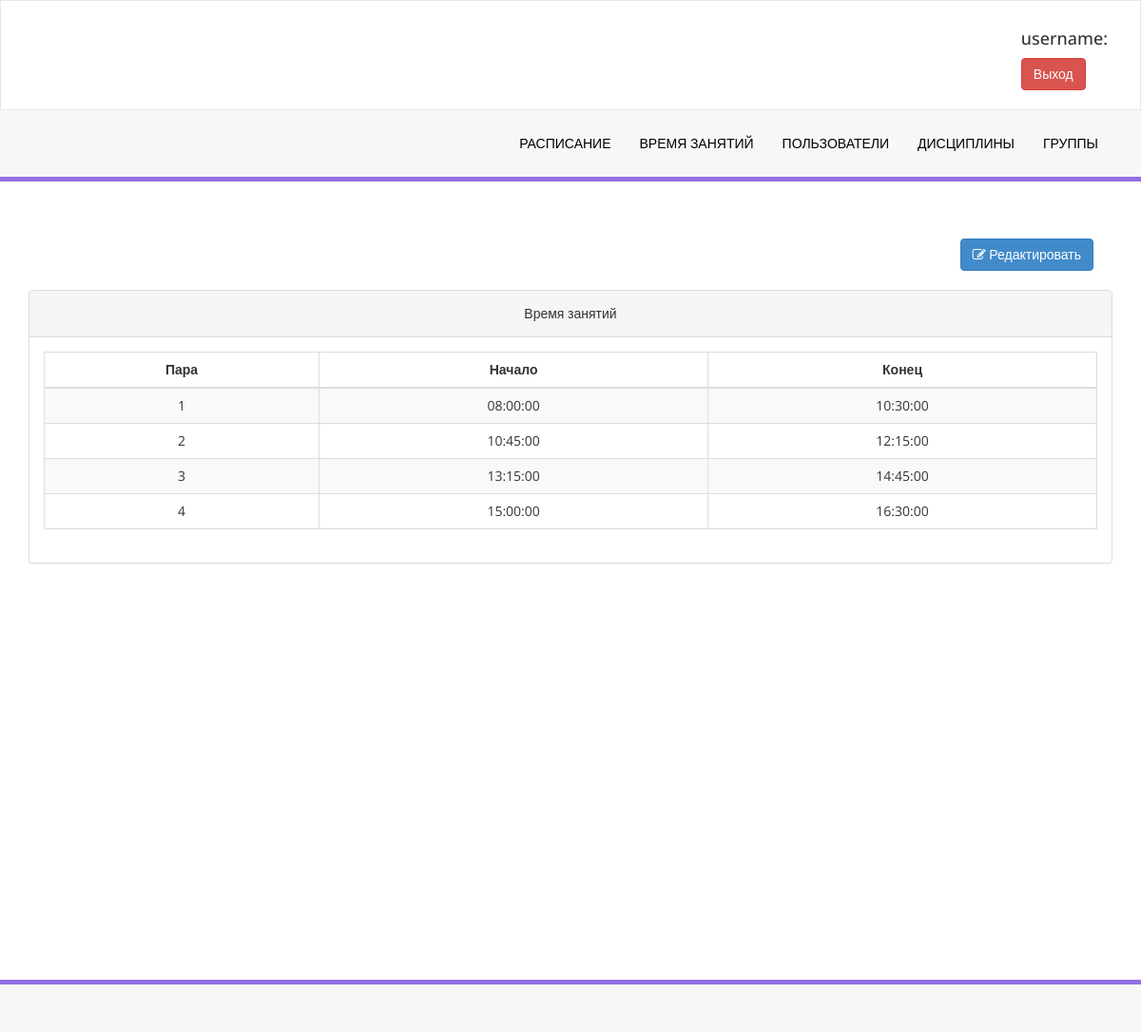
/time/list/, run on an earlier commit of the app's database.
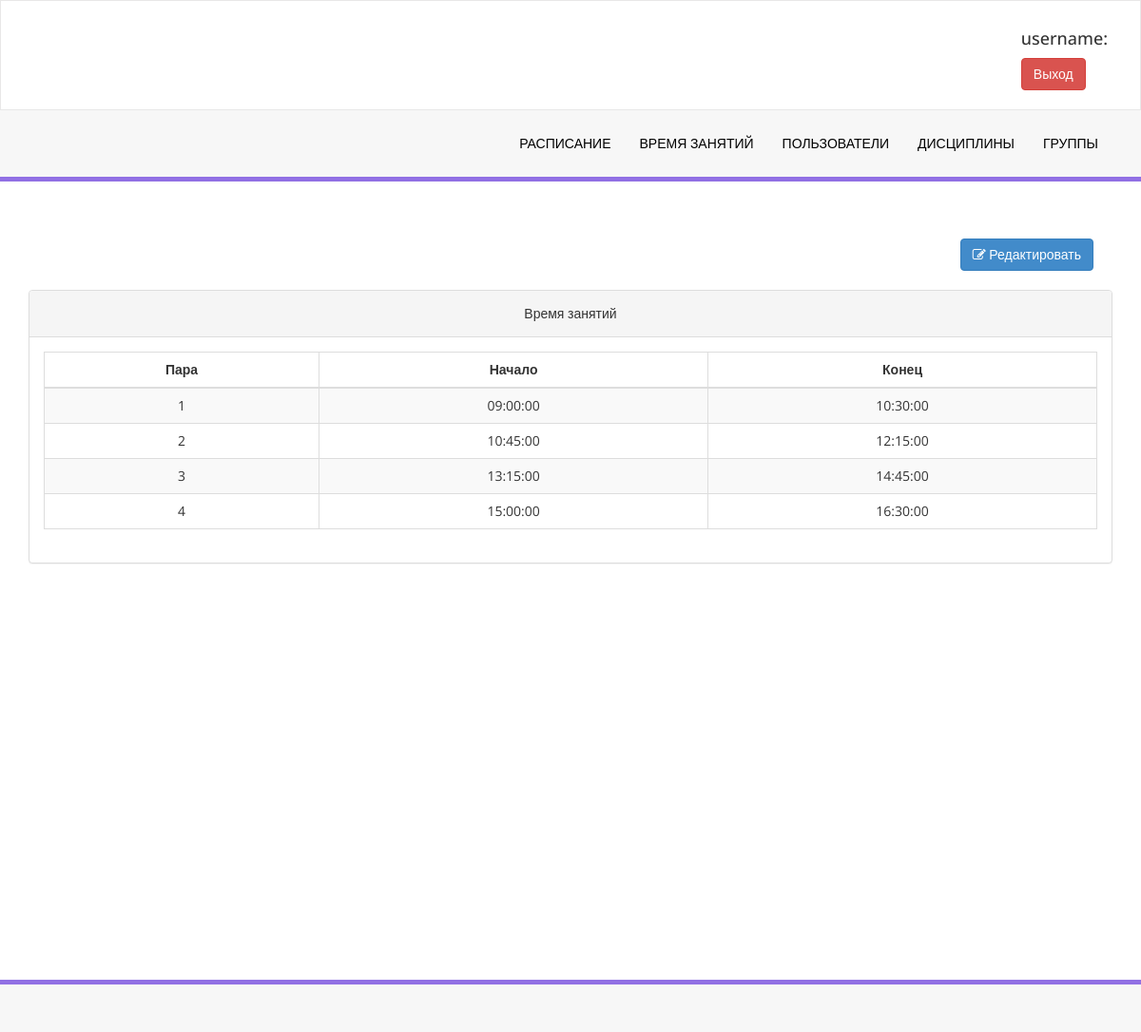
And on a later commit of the database.
### meeting/models.py (models this page shows, shortened)
class LessonTime(models.Model):
    number = models.IntegerField(validators=[MaxValueValidator(10), MinValueValidator(1)], unique=True)
    start = models.TimeField()
    end = models.TimeField()

### meeting/views.py (the view)
# urls.py: path('time/list/', views.LessonsTimeView.as_view(), name='time'),
class LessonsTimeView(generic.ListView):
    template_name = 'lessons_time.html'
    model = LessonTime
    ordering = "number"

### templates/lessons_time.html (shortened to what this page needs)
{% extends 'base.html' %}
{% block content %}
    <div class="row">
    <div class="col-md-12">
        <div class="right-div">
        <a class="btn btn-primary" href="{% url 'meeting:time_update' %}"> <i class="fa fa-edit "></i> Редактировать</a>
            </div>
    </div>
    <div class="col-md-12">
                    <div class="panel panel-default">
                        <div class="panel-heading text-center">
                            Время занятий
                        </div>
                        <div class="panel-body">
                            <div class="table-responsive">
                                <table class="table table-striped table-bordered table-hover">
                                    <thead>
                                        <tr>
                                            <th>Пара</th>
                                            <th>Начало</th>
                                            <th>Конец</th>
                                        </tr>
                                    </thead>
                                    <tbody>
                                    {% for time in lessontime_list %}
                                        <tr>
                                            <td>{{ time.number }}</td>
                                            <td>{{ time.start.isoformat }}</td>
                                            <td>{{ time.end.isoformat }}</td>
                                        </tr>
                                        {% endfor %}
                                    </tbody>
                                </table>
                            </div>
                        </div>
                    </div>
                </div>
    </div>
{% endblock %}

What changed in the data, as far as the page shows it:
changed LessonTime (number 1 of 4 on the later page): start "08:00:00" → "09:00:00"
